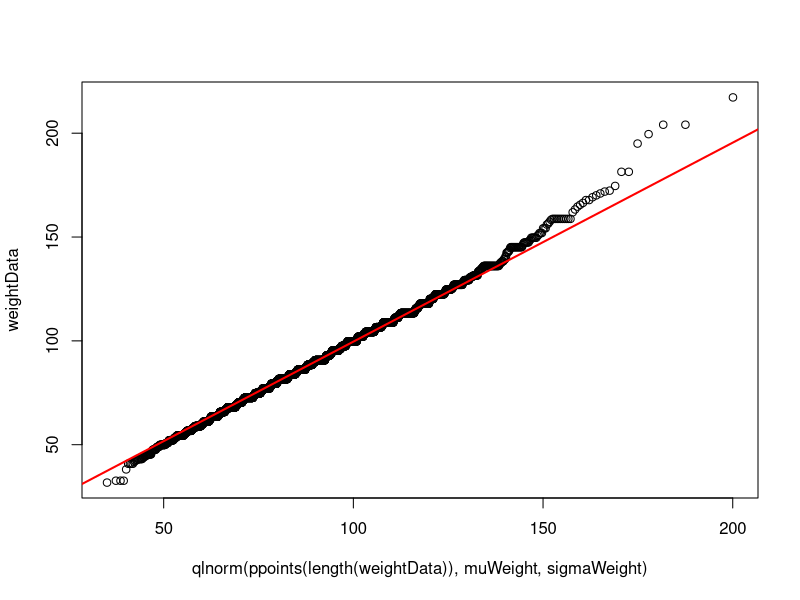
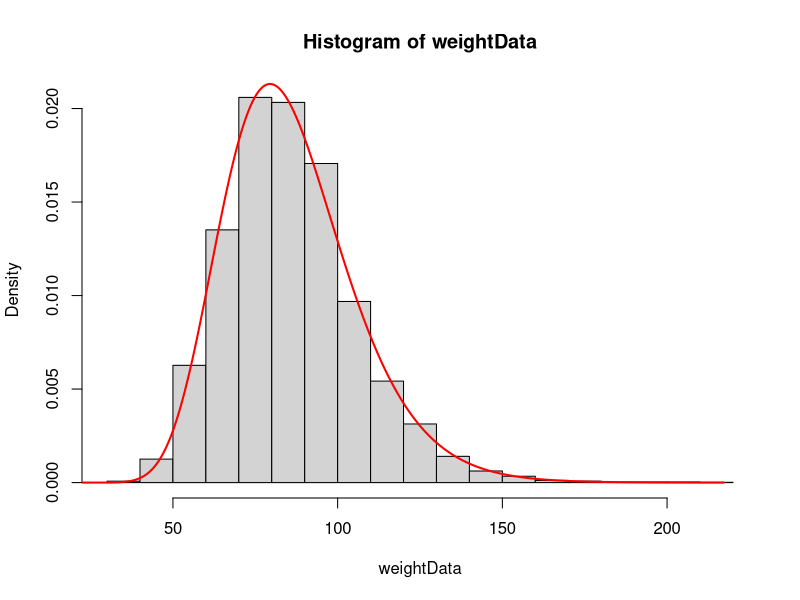
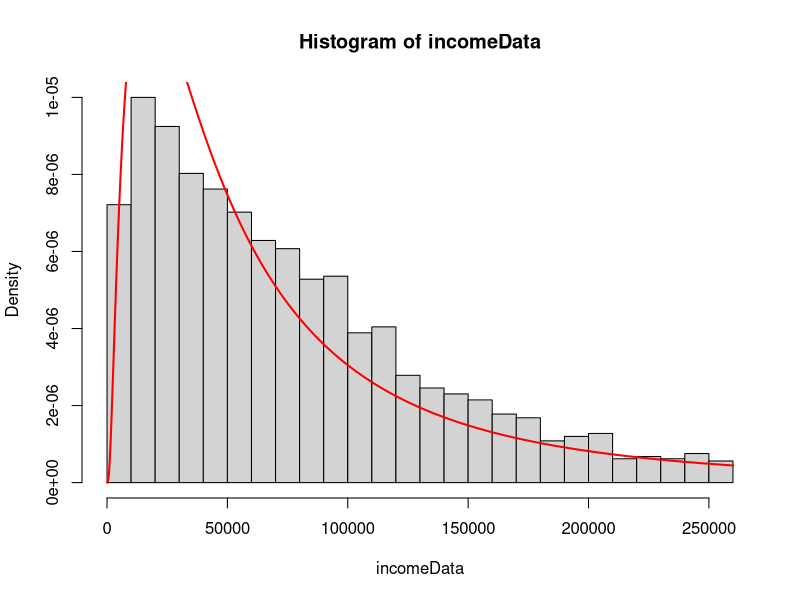
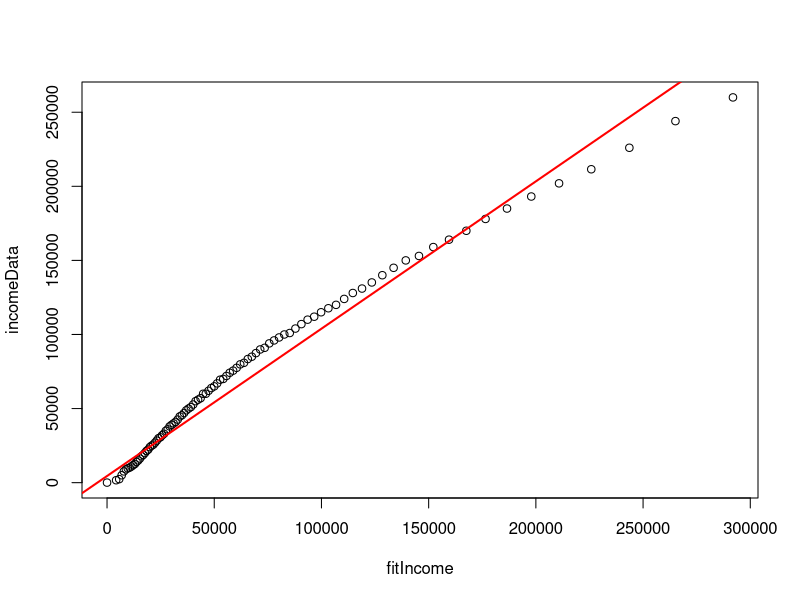

R code for these plots, in order:
new_data <- read.table('./endproject/NLS79.dat', sep=' ')
names(new_data) <- c('R0000100',
'R0214800',
'T8089600',
'T8089800',
'T8218700',
'T8219400')

# Handle missing values

new_data[new_data == -1] = NA  # Refused
new_data[new_data == -2] = NA  # Dont know
new_data[new_data == -3] = NA  # Invalid missing
new_data[new_data == -4] = NA  # Valid missing
new_data[new_data == -5] = NA  # Non-interview


# If there are values not categorized they will be represented as NA

vallabels = function(data) {
  data$R0214800 <- factor(data$R0214800,
levels=c(1.0,2.0),
labels=c("MALE",
"FEMALE"))
  data$T8219400 <- factor(data$T8219400,
levels=c(40.0,41.0,42.0,43.0,44.0,45.0,46.0,47.0,48.0,49.0,50.0,51.0,52.0,53.0,54.0,55.0,56.0,57.0,58.0,59.0,60.0,61.0,62.0),
labels=c("40",
"41",
"42",
"43",
"44",
"45",
"46",
"47",
"48",
"49",
"50",
"51",
"52",
"53",
"54",
"55",
"56",
"57",
"58",
"59",
"60",
"61",
"62"))
return(data)
}


# If there are values not categorized they will be represented as NA

vallabels_continuous = function(data) {
data$T8089600[1.0 <= data$T8089600 & data$T8089600 <= 24.0] <- 1.0
data$T8089600[25.0 <= data$T8089600 & data$T8089600 <= 49.0] <- 25.0
data$T8089600[50.0 <= data$T8089600 & data$T8089600 <= 74.0] <- 50.0
data$T8089600[75.0 <= data$T8089600 & data$T8089600 <= 99.0] <- 75.0
data$T8089600[100.0 <= data$T8089600 & data$T8089600 <= 124.0] <- 100.0
data$T8089600[125.0 <= data$T8089600 & data$T8089600 <= 149.0] <- 125.0
data$T8089600[150.0 <= data$T8089600 & data$T8089600 <= 174.0] <- 150.0
data$T8089600[175.0 <= data$T8089600 & data$T8089600 <= 199.0] <- 175.0
data$T8089600[200.0 <= data$T8089600 & data$T8089600 <= 224.0] <- 200.0
data$T8089600[225.0 <= data$T8089600 & data$T8089600 <= 249.0] <- 225.0
data$T8089600[250.0 <= data$T8089600 & data$T8089600 <= 9.9999999E7] <- 250.0
data$T8089600 <- factor(data$T8089600,
levels=c(0.0,1.0,25.0,50.0,75.0,100.0,125.0,150.0,175.0,200.0,225.0,250.0),
labels=c("0",
"1 TO 24",
"25 TO 49",
"50 TO 74",
"75 TO 99",
"100 TO 124",
"125 TO 149",
"150 TO 174",
"175 TO 199",
"200 TO 224",
"225 TO 249",
"250 TO 99999999: 250+"))
data$T8089800[13.0 <= data$T8089800 & data$T8089800 <= 99.0] <- 13.0
data$T8089800 <- factor(data$T8089800,
levels=c(0.0,1.0,2.0,3.0,4.0,5.0,6.0,7.0,8.0,9.0,10.0,11.0,12.0,13.0),
labels=c("0",
"1",
"2",
"3",
"4",
"5",
"6",
"7",
"8",
"9",
"10",
"11",
"12",
"13 TO 99"))
data$T8218700[1.0 <= data$T8218700 & data$T8218700 <= 999.0] <- 1.0
data$T8218700[1000.0 <= data$T8218700 & data$T8218700 <= 1999.0] <- 1000.0
data$T8218700[2000.0 <= data$T8218700 & data$T8218700 <= 2999.0] <- 2000.0
data$T8218700[3000.0 <= data$T8218700 & data$T8218700 <= 3999.0] <- 3000.0
data$T8218700[4000.0 <= data$T8218700 & data$T8218700 <= 4999.0] <- 4000.0
data$T8218700[5000.0 <= data$T8218700 & data$T8218700 <= 5999.0] <- 5000.0
data$T8218700[6000.0 <= data$T8218700 & data$T8218700 <= 6999.0] <- 6000.0
data$T8218700[7000.0 <= data$T8218700 & data$T8218700 <= 7999.0] <- 7000.0
data$T8218700[8000.0 <= data$T8218700 & data$T8218700 <= 8999.0] <- 8000.0
data$T8218700[9000.0 <= data$T8218700 & data$T8218700 <= 9999.0] <- 9000.0
data$T8218700[10000.0 <= data$T8218700 & data$T8218700 <= 14999.0] <- 10000.0
data$T8218700[15000.0 <= data$T8218700 & data$T8218700 <= 19999.0] <- 15000.0
data$T8218700[20000.0 <= data$T8218700 & data$T8218700 <= 24999.0] <- 20000.0
data$T8218700[25000.0 <= data$T8218700 & data$T8218700 <= 49999.0] <- 25000.0
data$T8218700[50000.0 <= data$T8218700 & data$T8218700 <= 9.9999999E7] <- 50000.0
data$T8218700 <- factor(data$T8218700,
levels=c(0.0,1.0,1000.0,2000.0,3000.0,4000.0,5000.0,6000.0,7000.0,8000.0,9000.0,10000.0,15000.0,20000.0,25000.0,50000.0),
labels=c("0",
"1 TO 999",
"1000 TO 1999",
"2000 TO 2999",
"3000 TO 3999",
"4000 TO 4999",
"5000 TO 5999",
"6000 TO 6999",
"7000 TO 7999",
"8000 TO 8999",
"9000 TO 9999",
"10000 TO 14999",
"15000 TO 19999",
"20000 TO 24999",
"25000 TO 49999",
"50000 TO 99999999: 50000+"))
return(data)
}

varlabels <- c("ID# (1-12686) 79",
"SEX OF R 79",
"HOW MUCH DOES R WEIGH 2018",
"R HEIGHT IN INCHES 2018",
"TOTAL NET FAMILY INCOME 2018",
"AGE AT INTERVIEW 2018"
)


# Use qnames rather than rnums

qnames = function(data) {
names(data) <- c("CASEID_1979",
"SAMPLE_SEX_1979",
"Q11-9_2018",
"Q11-10_B_2018",
"TNFI_TRUNC_2018",
"AGEATINT_2018")
return(data)
}


#********************************************************************************************************

# Remove the '#' before the following line to create a data file called "categories" with value labels.
categories <- vallabels(new_data)

# Remove the '#' before the following lines to rename variables using Qnames instead of Reference Numbers
new_data <- qnames(new_data)
categories <- qnames(categories)

# Remove the '#' before the following lines to produce summaries for the "categories" data file.
#categories <- vallabels(new_data)
#categories <- vallabels_continuous(new_data)
#summary(categories)

#************************************************************************************************************

weightData <- categories$`Q11-9_2018` |> na.omit() |> (\(pounds) pounds / 2.205)()

logLikLogNormal <- function(data) { function(param){
  n <- length(data)
  mu <- param[1]
  sigma <- param[2]
  -sum(log(data)) - 0.5 * n * log(2*pi) - n * log(sigma) - 0.5 * sum((log(data) - mu)^2/sigma^2) 
}}


resultWeight <- maxLik::maxLik(logLikLogNormal(weightData), start = c(2,2))
muWeight <- resultWeight$estimate[1]
sigmaWeight <- resultWeight$estimate[2]

qqplot(qlnorm(ppoints(length(weightData)), muWeight, sigmaWeight), weightData)
qqline(weightData, distribution = \(p) qlnorm(p, muWeight, sigmaWeight), col='red', lwd=2)

seqWeight <- seq(10, max(weightData), 0.1)
hist(weightData, breaks = 25, freq = FALSE)
lines(seqWeight, dlnorm(seqWeight, muWeight, sigmaWeight), col = "red", lwd = 2)

incomeDataUnfiltered <- categories$TNFI_TRUNC_2018 |> na.omit() 
incomeQuants <- quantile(incomeDataUnfiltered, seq(0, 1, length = 100)[1:95])
incomeData <- incomeDataUnfiltered |> Filter(\(income) income < max(incomeQuants) & income > 0, x = _)

resultIncome <- maxLik::maxLik(logLikLogNormal(incomeData), start = c(2,2))
muIncome <- resultIncome$estimate[1]
sigmaIncome <- resultIncome$estimate[2]

seqIncome <- seq(10, max(incomeData), 0.1)
hist(incomeData, breaks = 25, freq = FALSE)
lines(seqIncome, dlnorm(seqIncome, muIncome, sigmaIncome), col = "red", lwd = 2)

fitQuants <- incomeQuants |> names() |> gsub('%', '', x = _) |> as.numeric() |> (\(p) p / 100)()
fitIncome <- qlnorm(fitQuants, muIncome, sigmaIncome)
qqplot(fitIncome, incomeData)
qqline(incomeData, distribution = \(p) qlnorm(p, muIncome, sigmaIncome), col='red', lwd=2)
